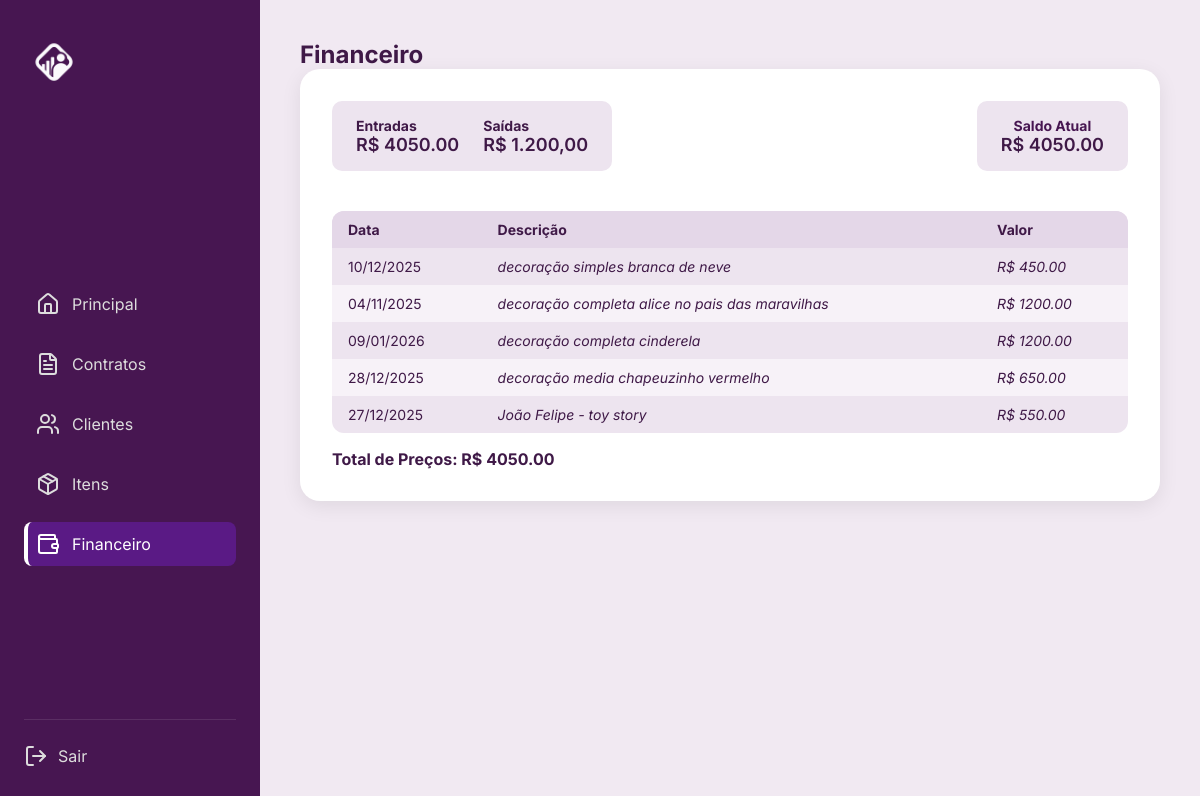
Before: /financas/ with the older database file.
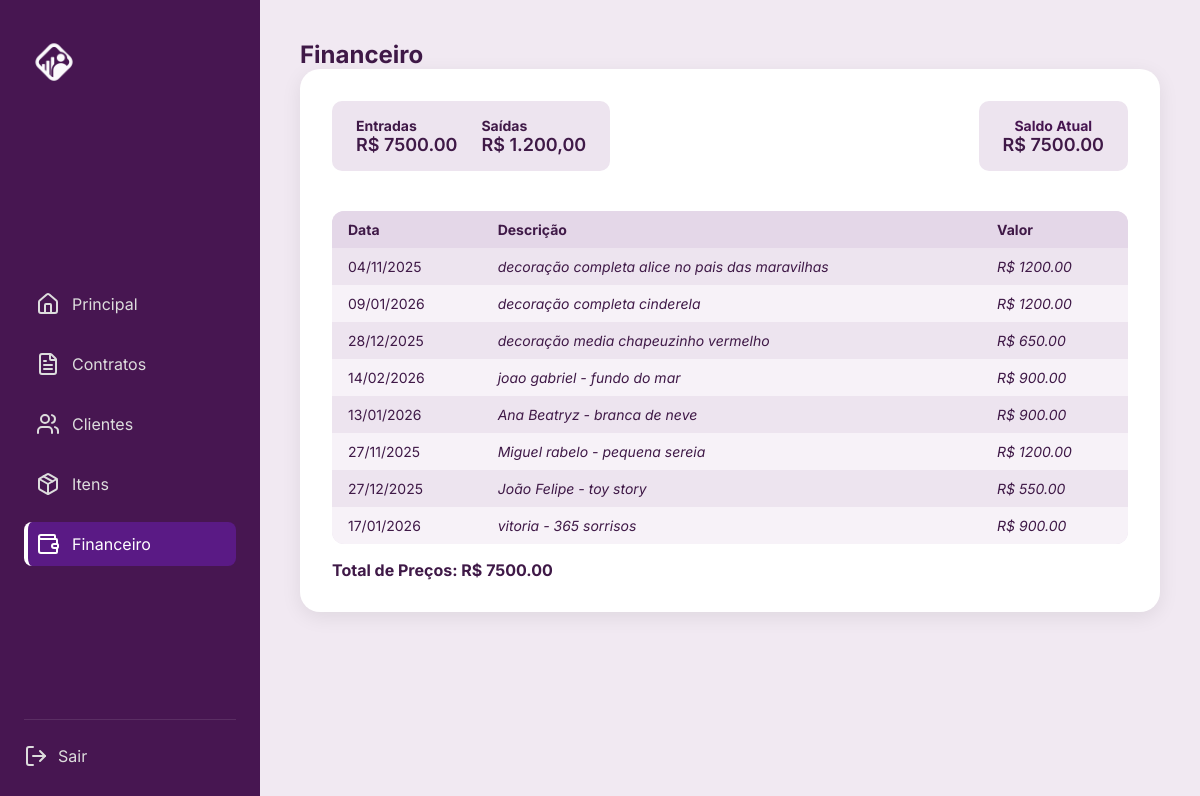
After: the same page with the newer database file.
### forum/models.py (models this page shows, shortened)
class Festa(models.Model):
    nome_festa = models.CharField(max_length=100)
    data = models.DateField()
    local = models.CharField(max_length=150)
    cliente = models.ForeignKey(Cliente, on_delete=models.CASCADE)
    preco = models.DecimalField(max_digits=10, decimal_places=2, blank=True, null=True)

class Cliente(models.Model):
    nome = models.CharField(max_length=100)
    tema = models.CharField(max_length=150, blank=True, null=True)
    data_evento = models.DateField(blank=True, null=True)
    local = models.CharField(max_length=150, blank=True, null=True)
    valor_total = models.DecimalField(max_digits=10, decimal_places=2, blank=True, null=True)
    email = models.EmailField(unique=True)
    telefone = models.CharField(max_length=20)
    situacao = models.CharField(
        max_length=15,
        choices=[('ativa', 'Ativa'), ('desativado', 'Desativado')],
        default='ativo'
    )

### financas/views.py (the view)
# urls.py: path('', views.painel_financeiro, name='painel_financeiro'),
def painel_financeiro(request):
    festas = Festa.objects.all()
    clientes = Cliente.objects.filter(valor_total__isnull=False).exclude(valor_total=0)
    total_precos_festas = sum(f.preco for f in festas if f.preco) or 0
    total_precos_clientes = sum(c.valor_total for c in clientes if c.valor_total) or 0
    total_precos = total_precos_festas + total_precos_clientes
    return render(request, 'financas/finanças.html', {
        'festas': festas,
        'clientes': clientes,
        'total_precos': total_precos
    })

### financas/templates/financas/finanças.html (shortened to what this page needs)
<!DOCTYPE html>
<html lang="pt-BR">
  <head>
     {% load static %}
<link rel="stylesheet" href="{% static 'financas/finanças.css' %}" />
  </head>
  <body data-section="financas">
    <div class="container">
      <aside class="sidebar">
        <div class="logo">
          <img src="{% static 'financas/img/logobranca.png' %}">
        </div>
  <nav class="menu">
          <a href="{% url 'home' %}" class="menu-item" data-section="home">
            <i data-lucide="home"></i>
            <span>Principal</span>
          </a>
          <a href="{% url 'contratos' %}" class="menu-item" data-section="contratos">
            <i data-lucide="file-text"></i>
            <span>Contratos</span>
          </a>
          <a href="{% url 'lista_clientes' %}" class="menu-item" data-section="clientes">
            <i data-lucide="users"></i>
            <span>Clientes</span>
          </a>
          <a href="{% url 'listar_itens' %}" class="menu-item" data-section="itens">
            <i data-lucide="package"></i>
            <span>Itens</span>
          </a>
          <a href="{% url 'painel_financeiro' %}" class="menu-item active" data-section="financas">
            <i data-lucide="wallet"></i>
            <span>Financeiro</span>
          </a>
        </nav>
        <div class="logout">
          <a href="{% url 'pagina_login' %}">
            <i data-lucide="log-out"></i>
            <span>Sair</span>
          </a>
        </div>
      </aside>
      <main class="main">
        <h2>Financeiro</h2>
        <section class="painel-financeiro">
        <div class="top-bar">
                    <div class="resumo">
                      <div>
                        <h4>Entradas</h4>
                        <p>R$ {{total_precos|floatformat:2}}</p>
                      </div>
                      <div>
                        <h4>Saídas</h4>
                        <p>R$ 1.200,00</p>
                      </div>
                    </div>
                    <div class="saldo">
                      <h4>Saldo Atual</h4>
                      <p>R$ {{total_precos|floatformat:2}}</p>
                    </div>
          <table class="tabela">
            <thead>
              <tr>
                <th>Data</th>
                <th>Descrição</th>
                <th>Valor</th>
              </tr>
            </thead>
            <tbody>
              {% for festa in festas %}
              <tr>
               <td>{{ festa.data|date:"d/m/Y" }}</td>
                <td><em>{{ festa.nome_festa }}</em></td>
               <td><em>R$ {{ festa.preco|floatformat:2 }}</em></td>
              </tr>
                {% endfor %}
              {% for cliente in clientes %}
              <tr>
                <td>{% if cliente.data_evento %}{{ cliente.data_evento|date:"d/m/Y" }}{% else %}-{% endif %}</td>
                <td><em>{{ cliente.nome }}{% if cliente.tema %} - {{ cliente.tema }}{% endif %}</em></td>
                <td><em>R$ {{ cliente.valor_total|floatformat:2 }}</em></td>
              </tr>
              {% endfor %}
            </tbody>
          </table>
          <h4>Total de Preços: R$ {{ total_precos|floatformat:2 }}</h4>
        </section>
      </main>
    </div>
  </body>
</html>

Changed rows visible on the page:
removed Festa: data "10/12/2025", nome_festa "decoração simples branca de neve", preco "450.00"
now on this page (row edited): Cliente: data_evento "14/02/2026", nome "joao gabriel", tema "fundo do mar", valor_total "900.00"
now on this page (row edited): Cliente: data_evento "13/01/2026", nome "Ana Beatryz", tema "branca de neve", valor_total "900.00"
now on this page (row edited): Cliente: data_evento "27/11/2025", nome "Miguel rabelo", tema "pequena sereia", valor_total "1200.00"
added Cliente: data_evento "17/01/2026", nome "vitoria", tema "365 sorrisos", valor_total "900.00"
Other visible differences:
{{ total_precos|floatformat:2 }}: "4050.00" → "7500.00"
